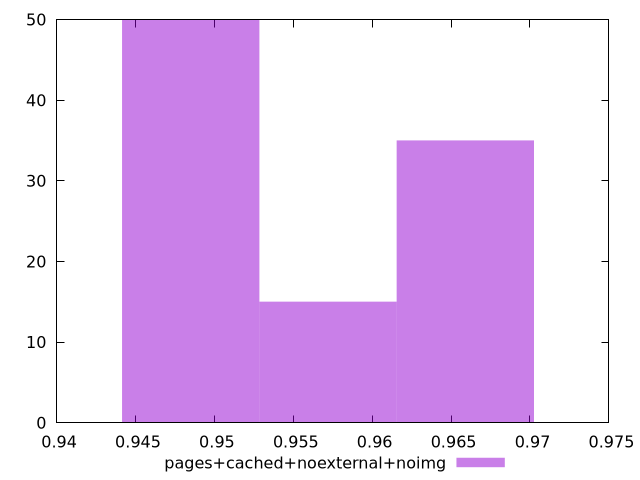

Source code (gnuplot):
$_pagesCachedNoexternalNoimg <<EOF
0.9659026870938366 35
0.9484990350741278 50
0.9572008610839823 15
EOF
set key outside below
set terminal pngcairo
set output "report_00004_2020-11-02T20-21-41.718Z/first-meaningful-paint/pages+cached+noexternal+noimg//hist.png"
set yrange [0:50]
set boxwidth 0.008701826009854384
set style fill transparent solid 0.5 noborder
plot $_pagesCachedNoexternalNoimg title "pages+cached+noexternal+noimg" with boxes ,
